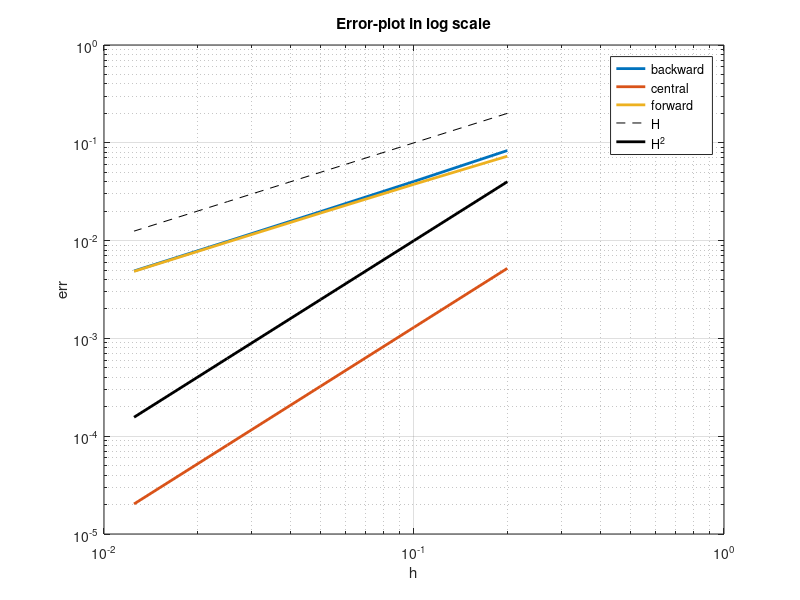

Recreate this plot in MATLAB.
% IMplementation of numerical derivation

clear all
close all

% calculation of the first derivatibve for the function exp(-x)
% and its evaluation in x0=0.25
fun = @(x) exp(-x) ;
dfun = @(x) -exp(-x) ;
x0 = 0.25 ;
f_prime_x0 = dfun(x0)

% Numerical calculation of the first derivative in x_0
% set the size element h
h=0.05 ; 
% setting interva;
I_h =[x0-h x0 x0+h] ;
fI_h=fun(I_h) 
% Numerical calculation of the derivative (backward)  
df(1)=( fI_h(2) - fI_h(1) ) / h ; 
% Numerical calculation of the derivative (central)  
df(2)=( fI_h(3) - fI_h(1) ) / (2*h) ;
% Numerical calculation of the derivative (forward)  
df(3)=( fI_h(3) - fI_h(2) ) / h ;

% Error calculation
err_fprime=abs(f_prime_x0-df)

% Point 3
% determination of the several mesh element
H = 0.2*2.^-[0:1:4] ;
% Empty container to store the error calculation
ERR_df = [ ] ;
% For cycle to calculate error
for h=H
    
    I_h =[x0-h x0 x0+h] ;
    fI_h=fun(I_h) ;
    %
    % Numerical calculation of the derivative (backward)  
    df(1)=( fI_h(2) - fI_h(1) ) / h ; 
    % Numerical calculation of the derivative (central)  
    df(2)=( fI_h(3) - fI_h(1) ) / (2*h) ;
    % Numerical calculation of the derivative (forward)  
    df(3)=( fI_h(3) - fI_h(2) ) / h ;
    %
    ERR_df=[ERR_df;abs(f_prime_x0-df) ] ;

end

% Plotting the results
figure()
loglog(H,ERR_df,'LineWidth', 2 )
hold on
loglog(H, H,'--k', H,H.^2, '-k', 'LineWidth', 2 )
legend ('backward','central','forward','H', 'H^2')
title('Error-plot in log scale');
xlabel ('h')
ylabel ('err')
grid on
hold off